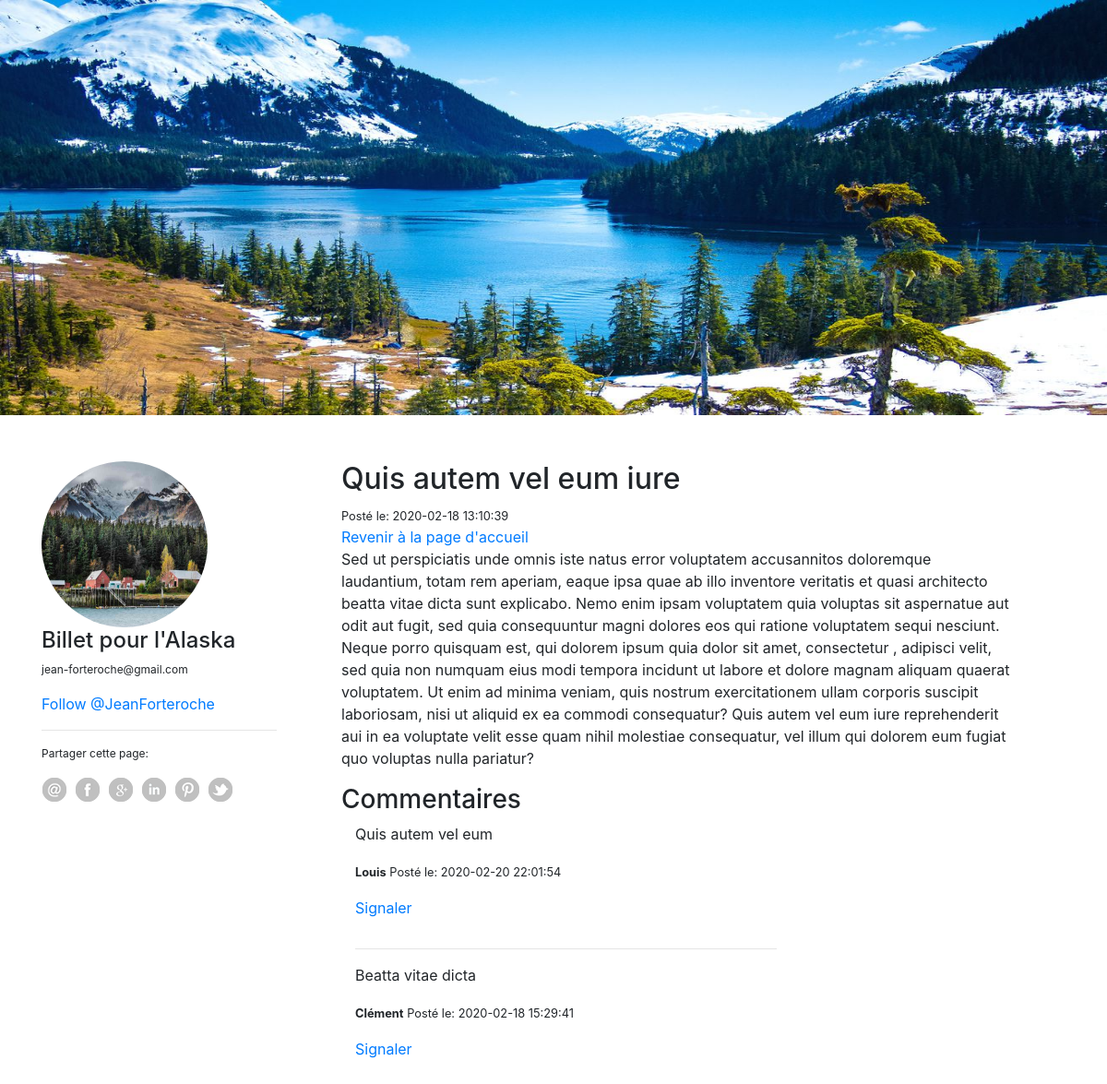
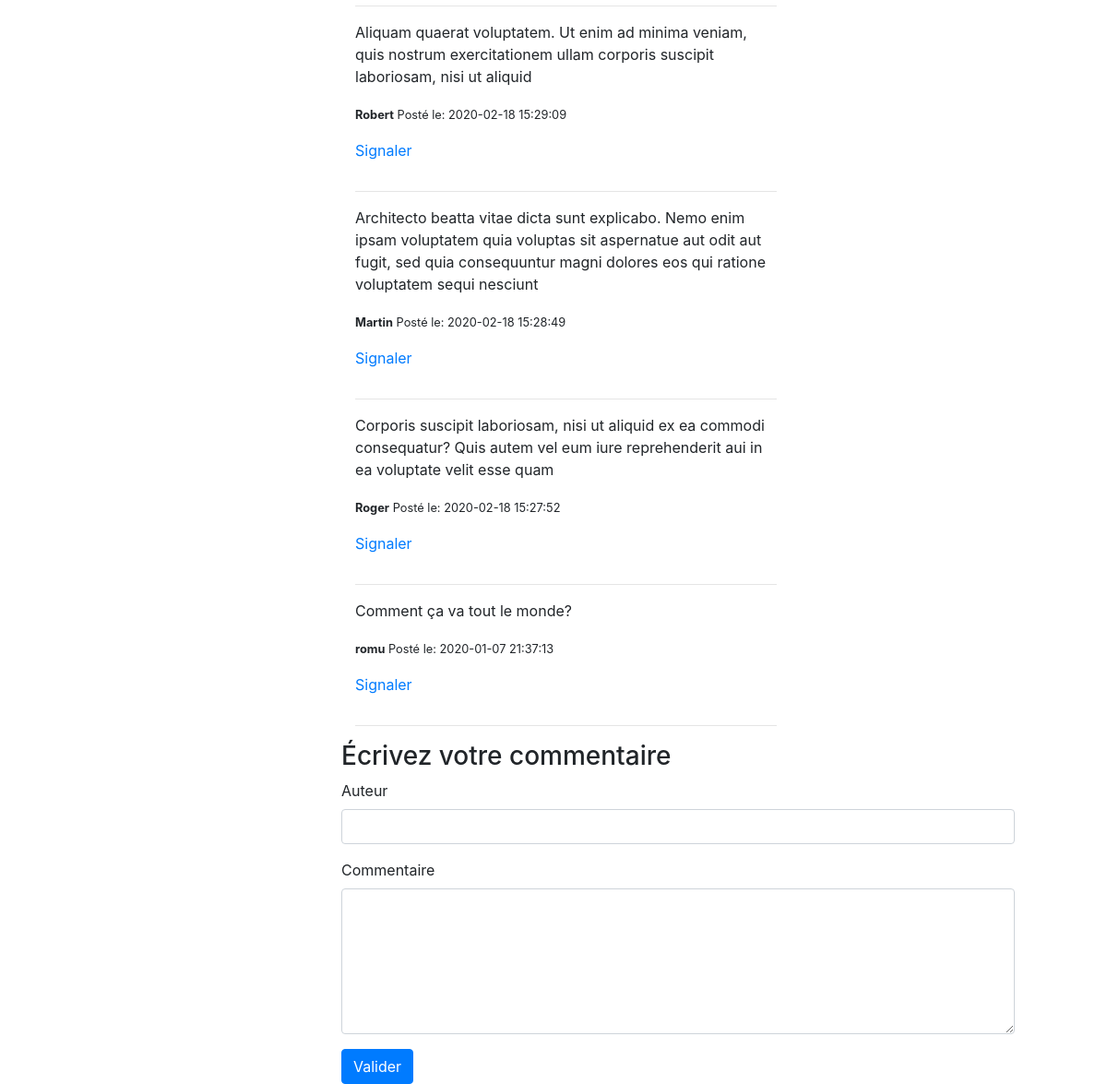
Page /index.php?route=post&id=40 on the committed database (2 pictures, top to bottom).
### tables this page shows
CREATE TABLE IF NOT EXISTS `posts` (
  `id` int(11) NOT NULL AUTO_INCREMENT,
  `title` varchar(255) NOT NULL,
  `content` text NOT NULL,
  `creation_date` datetime NOT NULL,
  PRIMARY KEY (`id`)
);

CREATE TABLE IF NOT EXISTS `comments` (
  `id` int(11) NOT NULL AUTO_INCREMENT,
  `post_id` int(11) NOT NULL,
  `author` varchar(255) NOT NULL,
  `comment` text NOT NULL,
  `comment_date` datetime NOT NULL,
  `approved` tinyint(1) NOT NULL DEFAULT 0,
  PRIMARY KEY (`id`)
);

### controllers/Frontend.php (called while the page is built, shortened)
<?php
class Frontend
{
  public function showPost()
  {
    $id = isset($_GET['id']) ? $_GET['id'] : null;
    $postManager = new PostManager();
    $commentManager = new CommentManager();
    $post = $postManager->getPost($id);
    $comments = $commentManager->getCommentsApproved($id);
    require 'View/Frontend/post.php';
  }
}

### index.php (called while the page is built, shortened)
<?php
require __DIR__ . DIRECTORY_SEPARATOR . 'Autoloader.php';
$router = new Router();
$route = 'home';
if(isset($_GET['route']))
{
  $route = $_GET['route'];
}
$router->add('home', 'Frontend:listPosts');
$router->add('post', 'Frontend:showPost');
$router->add('showComment', 'Frontend:addComment');
$router->add('alert', 'Frontend:reportComment');
$router->add('login', 'Backend:loginAdmin');
$router->add('logout', 'Backend:logoutAdmin');
$router->add('admin', 'Backend:admin');
$router->add('articles', 'Backend:articles');
$router->add('create', 'Backend:createArticle');
$router->add('update', 'Backend:updateArticle');
$router->add('commentsAndPosts', 'Backend:commentsAndPosts');
$router->add('comments', 'Backend:comments');
$router->add('commentSignal', 'Backend:commentSignal');
$router->add('approveComment', 'Backend:approveComment');
$router->add('deleteComment', 'Backend:deleteComment');
$router->get($route);

### Autoloader.php (called while the page is built, shortened)
<?php
class Autoloader
{
  static function autoload($class)
  {
    $paths = explode('\\', $class);
    $directory = strtolower($paths[0]);
    $className = ucfirst($paths[1]);
  }
}

### Model/Manager.php (called while the page is built, shortened)
<?php
class Manager
{
  public function __construct()
  {
    $this->db = new PDO(
      'mysql:host=localhost;dbname=projet-4_blog;charset=utf8',
      'root',
      '',
      [\PDO::ATTR_DEFAULT_FETCH_MODE => \PDO::FETCH_OBJ],
    );
  }
}

### Model/PostManager.php (called while the page is built, shortened)
<?php
class PostManager extends Manager
{
  public function getPost($id)
  {
    $req = $this->db->prepare("SELECT * FROM posts WHERE id = {$id}");
    $req->execute();
    return $req->fetch();
  }
}

### Model/CommentManager.php (called while the page is built, shortened)
<?php
class CommentManager extends Manager
{
  public function getCommentsApproved($id)
  {
    $req = $this->db->prepare("SELECT c.id, post_id, author, comment, comment_date, approved FROM comments AS c JOIN posts AS p ON p.id = c.post_id WHERE p.id = ? AND approved = 1 ORDER BY c.id DESC");
    $req->execute(array($id));
    return $req->fetchAll();
  }
}

### View/Frontend/post.php (the view, shortened to what this page needs)
<div id="profile" class="container">
  <div class="row">
    <div class="col-sm-3 profile">
      <aside class="aside">
        <img class="rounded-circle" id="image-alaska" src="img/alaska.jpg" alt="alaska-image">
        <h4>Billet pour l'Alaska</h4>
        <p>jean-forteroche@gmail.com</p>
        <a class="twitter-follow-button" href="https://twitter.com/JeanForteroche" data-show-count="true" data-size="large">
            Follow @JeanForteroche
          </a>
        <hr>
        <p>Partager cette page:</p>
        <ul class="clear-fix">
          <li><img src="img/social_icons/email.png" alt=""></li>
          <li><img src="img/social_icons/facebook.png" alt=""></li>
          <li><img src="img/social_icons/googleplus.png" alt=""></li>
          <li><img src="img/social_icons/linkedin.png" alt=""></li>
          <li><img src="img/social_icons/pinterest.png" alt=""></li>
          <li><img src="img/social_icons/twitter.png" alt=""></li>
        </ul>
      </aside>
    </div>
    <div id="col" class="col-sm-8">
      <article>
        <header class="titre-article">
          <h2><?= $post->title ?></h2>
        </header>
        <footer><small>Posté le: <?= $post->creation_date ?></small></footer>
        <a href="index.php?route=home">Revenir à la page d'accueil</a>
        <p>
          <?= $post->content ?>
        </p>
      </article>
      <h3>Commentaires</h3>
      <?php if(!empty($comments)):?>
          <div class="col-md-8">
            <?php foreach($comments as $comment): ?>
              <div id="myComment-<?= $comment->id; ?>">
                <p><?= nl2br($comment->comment) ?></p>
                <p><small><b><?= $comment->author ?></b> Posté le: <?= $comment->comment_date ?></small></p>
                <p><a href="#" data-toggle="modal" data-target="#myModal-<?= $comment->id; ?>">Signaler</a></p>
              </div>
              <hr />
              <?php endforeach ?>
          </div>
          <?php endif ?>
        <div class="row">
          <div class="col-md-12 formulaire">
            <form action="index.php?route=showComment&id=<?= $post->id ?>" method="post">
              <div class="form-group">
                <h3 class="write-comment">Écrivez votre commentaire</h3>
                <label for="author">Auteur</label>
                <input id="author" type="text" name="author" class="form-control" required>
              </div>
              <div class="form-group">
                <label for="comment">Commentaire</label>
                <textarea id="comment" name="comment" rows="6" cols="60" class="form-control" required></textarea>
              </div>
              <div>
                <button type="submit" class="btn btn-primary bouton">Valider</button>
              </div>
            </form>
          </div>
        </div>
    </div>
  </div>
</div>
  <?php require 'template_front.php'; ?>

### public/css/home.css (style rules this page uses)
html, body { height: 100%; }
.container { display: table; height: 30%; min-height: 30%; }
#image-alaska { height: 180px; width: 180px; }
.profile { margin-right: 40px; }
.profile aside p { font-size: 12px; }
.profile aside ul li { float: left; margin-right: 8px; }
.profile aside ul { list-style: none; padding: 0px; }

### rows in the picture
posts: title "Quis autem vel eum iure", creation_date "2020-02-18 13:10:39", content "Sed ut perspiciatis unde omnis iste natus error voluptatem accusannitos doloremque laudantium, totam rem aperiam, eaque ipsa quae ab illo inventore veritatis et quasi architecto beatta vitae dicta sunt explicabo. Nemo enim ipsam voluptatem quia voluptas sit aspernatue aut odit aut fugit, sed quia consequuntur magni dolores eos qui ratione voluptatem sequi nesciunt. Neque porro quisquam est, qui dolorem ipsum quia dolor sit amet, consectetur , adipisci velit, sed quia non numquam eius modi tempora incidunt ut labore et dolore magnam aliquam quaerat voluptatem. Ut enim ad minima veniam, quis nostrum exercitationem ullam corporis suscipit laboriosam, nisi ut aliquid ex ea commodi consequatur?…"
comments: comment "Quis autem vel eum", author "Louis", comment_date "2020-02-20 22:01:54"
comments: comment "Beatta vitae dicta", author "Clément", comment_date "2020-02-18 15:29:41"
comments: comment "Aliquam quaerat voluptatem. Ut enim ad minima veniam, quis nostrum exercitationem ullam corporis suscipit laboriosam, nisi ut aliquid", author "Robert", comment_date "2020-02-18 15:29:09"
comments: comment "Architecto beatta vitae dicta sunt explicabo. Nemo enim ipsam voluptatem quia voluptas sit aspernatue aut odit aut fugit, sed quia consequuntur magni dolores eos qui ratione voluptatem sequi nesciunt", author "Martin", comment_date "2020-02-18 15:28:49"
comments: comment "Corporis suscipit laboriosam, nisi ut aliquid ex ea commodi consequatur? Quis autem vel eum iure reprehenderit aui in ea voluptate velit esse quam", author "Roger", comment_date "2020-02-18 15:27:52"
comments: comment "Comment ça va tout le monde?", author "romu", comment_date "2020-01-07 21:37:13"
